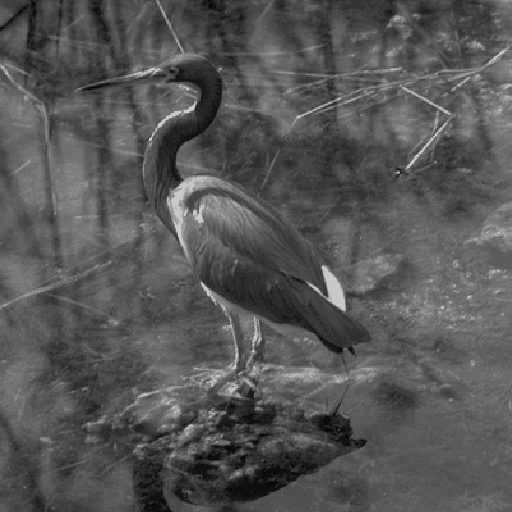
#> input picture img.png, 512 x 512 px
$ python main.py
#> lines starting #> are read from the running program, lines starting #| are printed output that depends on the picture
import numpy as np
import cv2
import matplotlib.pyplot as plt

image_path = 'img.png'
image = cv2.imread(image_path, cv2.IMREAD_GRAYSCALE)
#> image is the input picture: shape (512, 512); min 8, max 203, mean 85.7
image = cv2.resize(image, (512, 512))


def generate_s_box():
    s_box = list(range(256))
    np.random.shuffle(s_box)
    return s_box


s_boxes = [
    # S-box for round 1
    [generate_s_box() for _ in range(4)],
    # S-box for round 2
    [generate_s_box() for _ in range(4)],
]
p_box = [1, 0, 3, 2]  # Example P-box


def sp_encrypt(plaintext, s_boxes, p_box):
    # Convert the plaintext image to a 1D array
    plaintext_array = plaintext.flatten()

    # Determine the number of rounds based on the number of S-box sets
    num_rounds = len(s_boxes)

    # Initialize the ciphertext array
    ciphertext_array = np.zeros_like(plaintext_array)

    # Iterate through the plaintext array in chunks of block_size
    block_size = len(p_box)
    for i in range(0, len(plaintext_array), block_size):
        block = plaintext_array[i:i + block_size]

        # Perform the SP-network encryption for each round
        for round_idx in range(num_rounds):
            # Apply the S-boxes
            for j in range(block_size):
                s_box = s_boxes[round_idx][j % len(s_boxes[round_idx])]
                block[j] = s_box[block[j]]

            # Apply the P-box
            block = block[p_box]

        # Store the encrypted block in the ciphertext array
        ciphertext_array[i:i + block_size] = block
#> this loop made 65536 passes
#> i on passes 2 to 4: 4, 8, 12

    # Convert the ciphertext array back to a 2D image
    ciphertext_image = np.reshape(ciphertext_array, plaintext.shape)
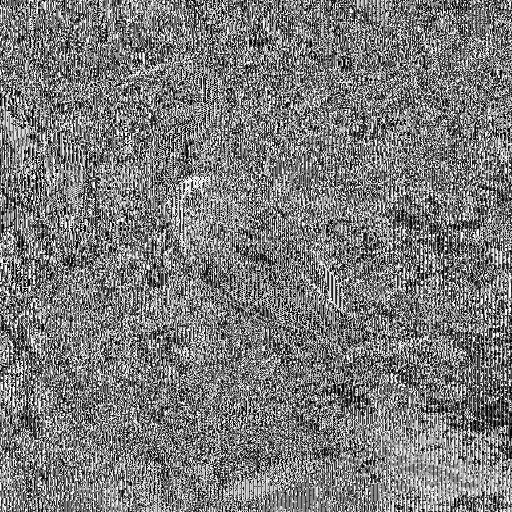
#> ciphertext_image: shape (512, 512); min 0, max 254, mean 121.8

    return ciphertext_image


def sp_decrypt(ciphertext, s_boxes, p_box):
    # Convert the ciphertext image to a 1D array
    ciphertext_array = ciphertext.flatten()

    # Determine the number of rounds based on the number of S-box sets
    num_rounds = len(s_boxes)

    # Initialize the plaintext array
    plaintext_array = np.zeros_like(ciphertext_array)

    # Create the inverse P-box
    inv_p_box = [0] * len(p_box)
    for i, val in enumerate(p_box):
        inv_p_box[val] = i

    # Iterate through the ciphertext array in chunks of block_size
    block_size = len(p_box)
    for i in range(0, len(ciphertext_array), block_size):
        block = ciphertext_array[i:i + block_size]

        # Perform the SP-network decryption for each round
        for round_idx in reversed(range(num_rounds)):
            # Apply the inverse P-box
            block = block[inv_p_box]

            # Apply the inverse S-boxes
            for j in range(block_size):
                inv_s_box = {v: k for k, v in enumerate(s_boxes[round_idx][j % len(s_boxes[round_idx])])}
                block[j] = inv_s_box[block[j]]

        # Store the decrypted block in the plaintext array
        plaintext_array[i:i + block_size] = block
#> this loop made 65536 passes
#> i on passes 2 to 4: 4, 8, 12

    # Convert the plaintext array back to a 2D image
    plaintext_image = np.reshape(plaintext_array, ciphertext.shape)

    return plaintext_image


def correlation_test(image):
    # Calculate the total number of pixel pairs in horizontal and vertical directions
    num_horizontal_pairs = (image.shape[0] - 1) * image.shape[1]
#> num_horizontal_pairs = 261632
    num_vertical_pairs = image.shape[0] * (image.shape[1] - 1)
#> num_vertical_pairs = 261632

    # Calculate the mean pixel value of the image
    mean_pixel_value = np.mean(image)
#> mean_pixel_value = 85.74

    # Initialize the correlation sums for horizontal and vertical directions
    correlation_horizontal = 0
    correlation_vertical = 0

    # Calculate the correlation for horizontal pixel pairs
    for i in range(image.shape[0]):
        for j in range(image.shape[1] - 1):
            correlation_horizontal += (image[i, j] - mean_pixel_value) * (image[i, j + 1] - mean_pixel_value)
#> after the loop, correlation_horizontal = 177633404.9

    # Calculate the correlation for vertical pixel pairs
    for i in range(image.shape[0] - 1):
        for j in range(image.shape[1]):
            correlation_vertical += (image[i, j] - mean_pixel_value) * (image[i + 1, j] - mean_pixel_value)
#> after the loop, correlation_vertical = 175745378.1

    # Normalize the correlation values by dividing by the total number of pixel pairs
    correlation_horizontal /= num_horizontal_pairs
#> correlation_horizontal = 678.9
    correlation_vertical /= num_vertical_pairs
#> correlation_vertical = 671.7

    return correlation_horizontal, correlation_vertical


def grid_test(image, grid_size=(8, 8)):
    # Calculate the overall average pixel value of the image
    overall_mean = np.mean(image)

    # Calculate the size of each grid cell
    cell_height = image.shape[0] // grid_size[0]
    cell_width = image.shape[1] // grid_size[1]

    # Initialize the grid with zeros
    grid = np.zeros(grid_size)

    # Calculate the average pixel value for each grid cell
    for i in range(grid_size[0]):
        for j in range(grid_size[1]):
            cell = image[i * cell_height:(i + 1) * cell_height, j * cell_width:(j + 1) * cell_width]
            grid[i, j] = np.mean(cell)

    # Calculate the difference between the grid cell averages and the overall average
    grid_difference = np.abs(grid - overall_mean)

    return grid_difference


def brightness_histogram(image):
    plt.hist(image.ravel(), 256, (0, 256))
    plt.show()


# Encrypt and decrypt the image using the previously defined sp_encrypt and sp_decrypt functions
encrypted_image = sp_encrypt(image, s_boxes, p_box)
decrypted_image = sp_decrypt(encrypted_image, s_boxes, p_box)

# Perform correlation tests
orig_corr_horizontal, orig_corr_vertical = correlation_test(image)
#> orig_corr_horizontal = 678.9; orig_corr_vertical = 671.7
encr_corr_horizontal, encr_corr_vertical = correlation_test(encrypted_image)
#> encr_corr_horizontal = 83.83; encr_corr_vertical = 2165.8
decr_corr_horizontal, decr_corr_vertical = correlation_test(decrypted_image)
#> decr_corr_horizontal = 678.9; decr_corr_vertical = 671.7

# Perform grid tests
grid_size = (8, 8)
orig_grid_difference = grid_test(image, grid_size)
#> in grid_test, `overall_mean = np.mean(image)`: overall_mean = 85.74
#> after the loop in grid_test, `for i in range(grid_size[0]):`:
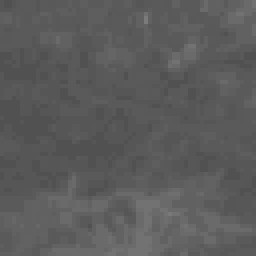
#> cell: shape (64, 64) (shown 4 times larger); min 81, max 123, mean 91.4
encr_grid_difference = grid_test(encrypted_image, grid_size)
#> call 2 of grid_test, with grid_size = (8, 8)
#> in grid_test (call 2), `overall_mean = np.mean(image)`: overall_mean = 121.8
#> after the loop in grid_test (call 2), `for i in range(grid_size[0]):`:
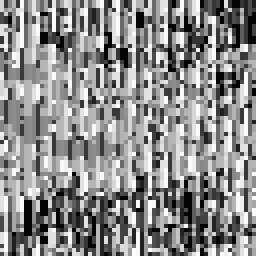
#> cell: shape (64, 64) (shown 4 times larger); min 5, max 251, mean 139.7
decr_grid_difference = grid_test(decrypted_image, grid_size)

# Display the original, encrypted, and decrypted images along with their brightness histograms,
# correlation test results, and grid test results
plt.figure(figsize=(18, 12))

# Original image
plt.subplot(3, 3, 1)
plt.imshow(image, cmap='gray')
plt.title(f'Original Image\nHorizontal Corr: {orig_corr_horizontal:.2f}, Vertical Corr: {orig_corr_vertical:.2f}')

# Encrypted image
plt.subplot(3, 3, 2)
plt.imshow(encrypted_image, cmap='gray')
plt.title(f'Encrypted Image\nHorizontal Corr: {encr_corr_horizontal:.2f}, Vertical Corr: {encr_corr_vertical:.2f}')

# Decrypted image
plt.subplot(3, 3, 3)
plt.imshow(decrypted_image, cmap='gray')
plt.title(f'Decrypted Image\nHorizontal Corr: {decr_corr_horizontal:.2f}, Vertical Corr: {decr_corr_vertical:.2f}')

# Brightness histogram for the original image
plt.subplot(3, 3, 4)
plt.hist(image.ravel(), 256, (0, 256))
plt.title('Original Image Brightness Histogram')

# Brightness histogram for the encrypted image
plt.subplot(3, 3, 5)
plt.hist(encrypted_image.ravel(), 256, (0, 256))
plt.title('Encrypted Image Brightness Histogram')

# Brightness histogram for the decrypted image
plt.subplot(3, 3, 6)
plt.hist(decrypted_image.ravel(), 256, (0, 256))
plt.title('Decrypted Image Brightness Histogram')

# Grid test for the original image
plt.subplot(3, 3, 7)
plt.imshow(orig_grid_difference, cmap='hot', interpolation='nearest')
plt.title('Original Image Grid Test')

# Grid test for the encrypted image
plt.subplot(3, 3, 8)
plt.imshow(encr_grid_difference, cmap='hot', interpolation='nearest')
plt.title('Encrypted Image Grid Test')

# Grid test for the decrypted image
plt.subplot(3, 3, 9)
plt.imshow(decr_grid_difference, cmap='hot', interpolation='nearest')
plt.title('Decrypted Image Grid Test')

plt.tight_layout()
plt.show()
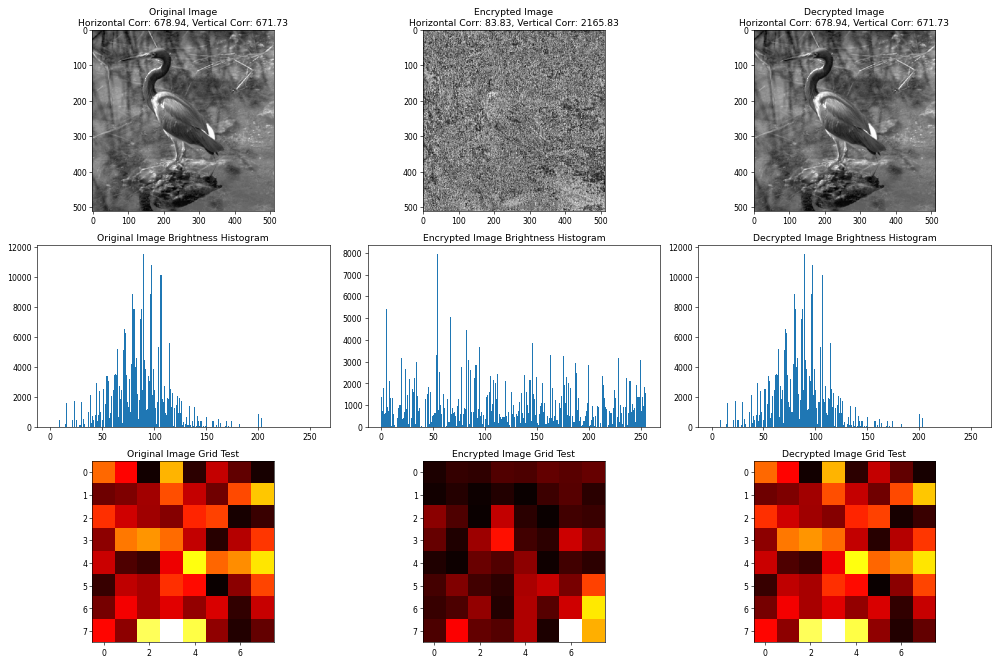
#> figure drawn by matplotlib, 9 panels; panel 4: tallest bar 11546 high, from x = 89 to 90; panel 5: tallest bar 7950 high, from x = 54 to 55; panel 6: tallest bar 11546 high, from x = 89 to 90
